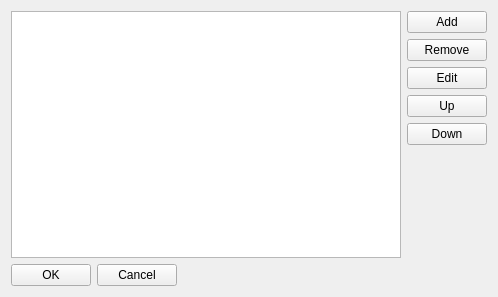
<?xml version="1.0" encoding="UTF-8"?>
<ui version="4.0">
 <class>RenderPassesWidget</class>
 <widget class="QWidget" name="RenderPassesWidget">
  <property name="windowModality">
   <enum>Qt::ApplicationModal</enum>
  </property>
  <property name="geometry">
   <rect>
    <x>0</x>
    <y>0</y>
    <width>498</width>
    <height>297</height>
   </rect>
  </property>
  <property name="windowTitle">
   <string>Rendering passes</string>
  </property>
  <layout class="QGridLayout" name="gridLayout">
   <item row="0" column="0">
    <layout class="QHBoxLayout" name="horizontalLayout">
     <item>
      <widget class="QListWidget" name="listWidget"/>
     </item>
     <item>
      <layout class="QVBoxLayout" name="verticalLayout_2">
       <item>
        <layout class="QVBoxLayout" name="verticalLayout">
         <item>
          <widget class="QPushButton" name="addButton">
           <property name="sizePolicy">
            <sizepolicy hsizetype="Fixed" vsizetype="Fixed">
             <horstretch>0</horstretch>
             <verstretch>0</verstretch>
            </sizepolicy>
           </property>
           <property name="text">
            <string>Add</string>
           </property>
          </widget>
         </item>
         <item>
          <widget class="QPushButton" name="removeButton">
           <property name="sizePolicy">
            <sizepolicy hsizetype="Fixed" vsizetype="Fixed">
             <horstretch>0</horstretch>
             <verstretch>0</verstretch>
            </sizepolicy>
           </property>
           <property name="text">
            <string>Remove</string>
           </property>
          </widget>
         </item>
         <item>
          <widget class="QPushButton" name="editButton">
           <property name="sizePolicy">
            <sizepolicy hsizetype="Fixed" vsizetype="Fixed">
             <horstretch>0</horstretch>
             <verstretch>0</verstretch>
            </sizepolicy>
           </property>
           <property name="text">
            <string>Edit</string>
           </property>
          </widget>
         </item>
         <item>
          <widget class="QPushButton" name="upButton">
           <property name="sizePolicy">
            <sizepolicy hsizetype="Fixed" vsizetype="Fixed">
             <horstretch>0</horstretch>
             <verstretch>0</verstretch>
            </sizepolicy>
           </property>
           <property name="text">
            <string>Up</string>
           </property>
          </widget>
         </item>
         <item>
          <widget class="QPushButton" name="downButton">
           <property name="sizePolicy">
            <sizepolicy hsizetype="Fixed" vsizetype="Fixed">
             <horstretch>0</horstretch>
             <verstretch>0</verstretch>
            </sizepolicy>
           </property>
           <property name="text">
            <string>Down</string>
           </property>
          </widget>
         </item>
        </layout>
       </item>
       <item>
        <spacer name="verticalSpacer">
         <property name="orientation">
          <enum>Qt::Vertical</enum>
         </property>
         <property name="sizeHint" stdset="0">
          <size>
           <width>20</width>
           <height>40</height>
          </size>
         </property>
        </spacer>
       </item>
      </layout>
     </item>
    </layout>
   </item>
   <item row="1" column="0">
    <layout class="QHBoxLayout" name="horizontalLayout_2">
     <item>
      <widget class="QPushButton" name="okButton">
       <property name="sizePolicy">
        <sizepolicy hsizetype="Fixed" vsizetype="Fixed">
         <horstretch>0</horstretch>
         <verstretch>0</verstretch>
        </sizepolicy>
       </property>
       <property name="text">
        <string>OK</string>
       </property>
      </widget>
     </item>
     <item>
      <widget class="QPushButton" name="cancelButton">
       <property name="sizePolicy">
        <sizepolicy hsizetype="Fixed" vsizetype="Fixed">
         <horstretch>0</horstretch>
         <verstretch>0</verstretch>
        </sizepolicy>
       </property>
       <property name="text">
        <string>Cancel</string>
       </property>
      </widget>
     </item>
     <item>
      <spacer name="horizontalSpacer">
       <property name="orientation">
        <enum>Qt::Horizontal</enum>
       </property>
       <property name="sizeHint" stdset="0">
        <size>
         <width>40</width>
         <height>20</height>
        </size>
       </property>
      </spacer>
     </item>
    </layout>
   </item>
  </layout>
 </widget>
 <resources/>
 <connections/>
</ui>
